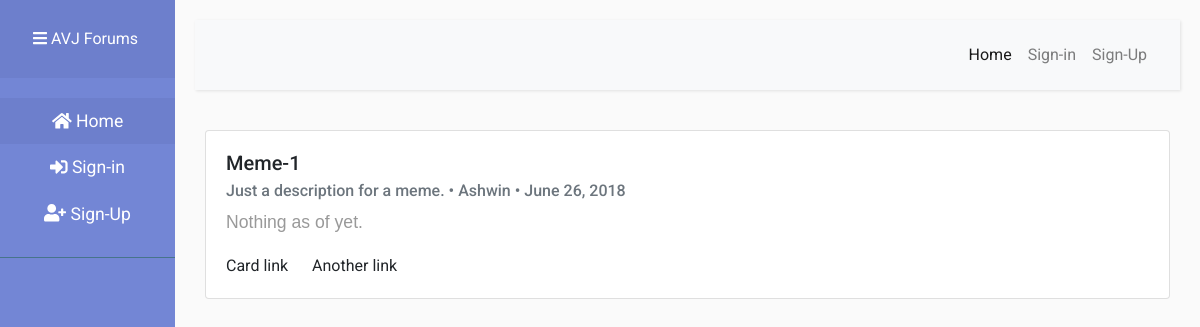
Before: / with the older database file.
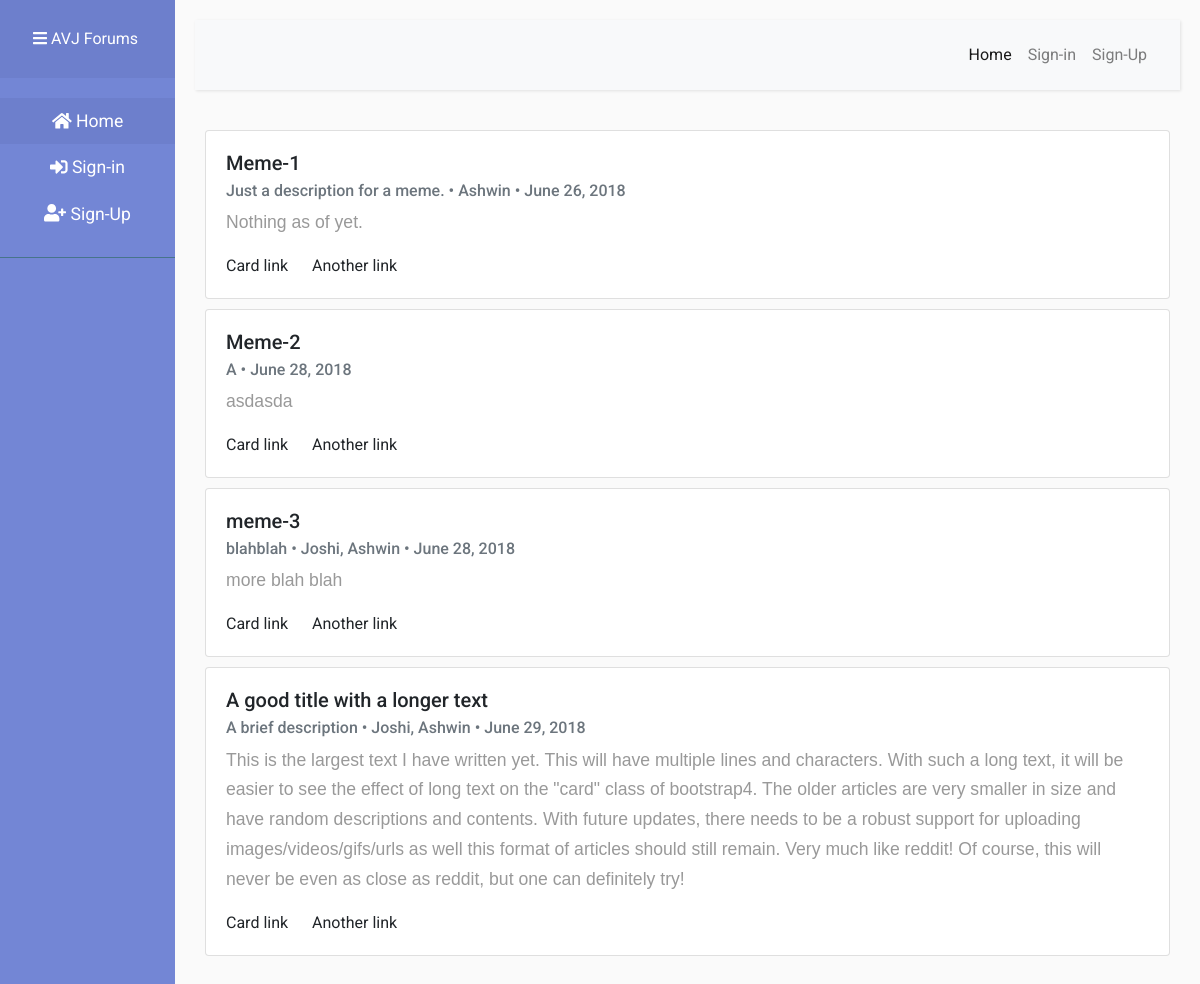
After: the same page with the newer database file.
### forumsApp/models.py (models this page shows, shortened)
class Article(models.Model):
    id = models.AutoField(primary_key=True)
    title = models.CharField(max_length=150)
    description = models.CharField(max_length=255)
    content = models.TextField()
    published = models.BooleanField(default=True)
    created = models.DateTimeField(auto_now_add=True)
    author = models.CharField(max_length=150)

### forumsApp/views.py (the view)
# urls.py: path("", views.index, name="index"),
def index(request):
    template_name = "articles/index.html"
    article_list = Article.objects.filter(published=True)
    return render(request, template_name, { 'article_list': article_list})

### forumsApp/templates/articles/index.html
{% extends 'articles/base.html' %}
{% block content %}
    {% for article in article_list %}
    <div class="card">
        <div class="card-body">
            <h5 class="card-title">{{ article.title }}</h5>
            <h6 class="card-subtitle mb-2 text-muted">
                {% if article.description %}
                    {{ article.description }} &bull;
                {% endif %}
                {% if article.author %}
                    {{ article.author }} &bull;
                {% endif %}
                <time datetime="{{ article.created|date:"c" }}">{{ article.created|date }}</time>
            </h6>
            <p class="card-text">{{ article.content }}</p>
            <a href="" class="card-link">Card link</a>
            <a href="" class="card-link">Another link</a>
        </div>
    </div>
    {% endfor %}
{% endblock %}

### forumsApp/templates/articles/base.html (shortened to what this page needs)
<!DOCTYPE html>
<html>
    <head>
        {% load static %}
        <link rel="stylesheet" href="https://stackpath.bootstrapcdn.com/bootstrap/4.1.0/css/bootstrap.min.css">
        <link rel="stylesheet" href="{% static 'articles/css/style.css'%}">
    </head>
    <body>
        <div class="wrapper">
            <nav id="sidebar">
                <div class="sidebar-header">
                    <a id="sidebarCollapse" class="btn btn-default">
                        <i class="fas fa-bars"></i>
                        <div class="sidebar-header-text">AVJ Forums</div>
                    </a>
                </div>
                <ul class="list-unstyled components">
                    <li class="active">
                        <a href="/">
                            <i class="fas fa-home"></i>
                            <div class="link-text">Home</div>
                        </a>
                    </li>
                    {% if user.is_authenticated %}
                    <li>
                        <a href="">
                            <i class="fas fa-user"></i>
                            <div class="link-text">Welcome, {{ user.first_name }}</div>
                        </a>
                        <a href="/logoutView/">
                            <i class="fas fa-sign-out-alt"></i>
                            <div class="link-text">Sign-Out</div>
                        </a>
                    </li>
                    {% else %}
                    <li>
                        <a href="/loginView/">
                            <i class="fas fa-sign-in-alt"></i>
                            <div class="link-text">Sign-in</div>
                        </a>
                        <a href="/signup/">
                            <i class="fas fa-user-plus"></i>
                            <div class="link-text">Sign-Up</div>
                        </a>
                    </li>
                    {% endif %}
                </ul>
            </nav>
            <div id="content">
                <nav class="navbar navbar-expand-lg navbar-light bg-light">
                    <div class="container-fluid">
                        <div class="collapse navbar-collapse" id="navbarSupportedContent">
                            <ul class="nav navbar-nav ml-auto">
                                <li class="nav-item active">
                                    <a class="nav-link" href="/">Home</a>
                                </li>
                                {% if user.is_authenticated %}
                                <li class="nav-item">
                                    <span class="navbar-text">Welcome, {{ user.first_name }}</span>
                                </li>
                                <li class="nav-item">
                                    <a class="nav-link" style="color: red;" href="/logoutView/">Sign-Out</a>
                                </li>
                                {% else %}
                                <li class="nav-item">
                                    <a class="nav-link" href="/loginView/">Sign-in</a>
                                </li>
                                <li class="nav-item">
                                    <a class="nav-link" href="/signup/">Sign-Up</a>
                                </li>
                                {% endif %}
                            </ul>
                        </div>
                    </div>
                </nav>
                {% block content %}
                {% endblock %}
            </div>
        </div>
    </body>
</html>

### forumsApp/static/articles/css/style.css (style rules this page uses)
body, html { font-family: 'Roboto', sans-serif; width: 100%; height: 100%; background: #fafafa; margin-bottom: 60px; }
p { font-family: 'Poppins', sans-serif; font-size: 1.1em; font-weight: 300; line-height: 1.7em; color: #999; }
a, a:hover, a:focus { color: inherit; text-decoration: none; transition: all 0.3s; }
.navbar { padding: 15px 10px; background: #fff; border: none; border-radius: 0; margin-bottom: 40px; box-shadow: 1px 1px 3px rgba(0, 0, 0, 0.1); }
.wrapper { display: flex; align-items: stretch; }
#sidebar { min-width: 175px; max-width: 250px; background: #7386D5; color: #fff; transition: all 0.1s; }
#sidebarCollapse { min-width: 25px; min-height: 25px; border-radius: 25px; }
.sidebar-header { display: block; }
.sidebar-header .sidebar-header-text { display: inline; }
#sidebar .link-text { display: inline; }
#sidebar ul li a { text-align: center; padding: 20px; }
#sidebar .sidebar-header { padding: 20px; background: #6d7fcc; }
#sidebar ul.components { padding: 20px 0; border-bottom: 1px solid #47748b; }
#sidebar ul li a { padding: 10px; font-size: 1.1em; display: block; }
#sidebar ul li.active>a, a[aria-expanded="true"] { color: #fff; background: #6d7fcc; }
#content { width: 100%; padding: 20px; min-height: 100vh; transition: all 0.3s; }
.card { margin: 10px; }

Changed rows visible on the page:
added Article: title "Meme-2", description "A", created "June 28, 2018", content "asdasda"
added Article: title "meme-3", description "blahblah", author "Joshi, Ashwin", created "June 28, 2018", content "more blah blah"
added Article: title "A good title with a longer text", description "A brief description", author "Joshi, Ashwin", created "June 29, 2018", content "This is the largest text I have written yet. This will have multiple lines and characters. With such a long text, it will be easier to see the effect of long text on the \"card\" class of bootstrap4. The older articles are very smaller in size and have random descriptions and contents. With future updates, there needs to be a robust support for uploading images/videos/gifs/urls as well this format of articles should still remain. Very much like reddit! Of course, this will never be even as close as reddit, but one can definitely try!"
